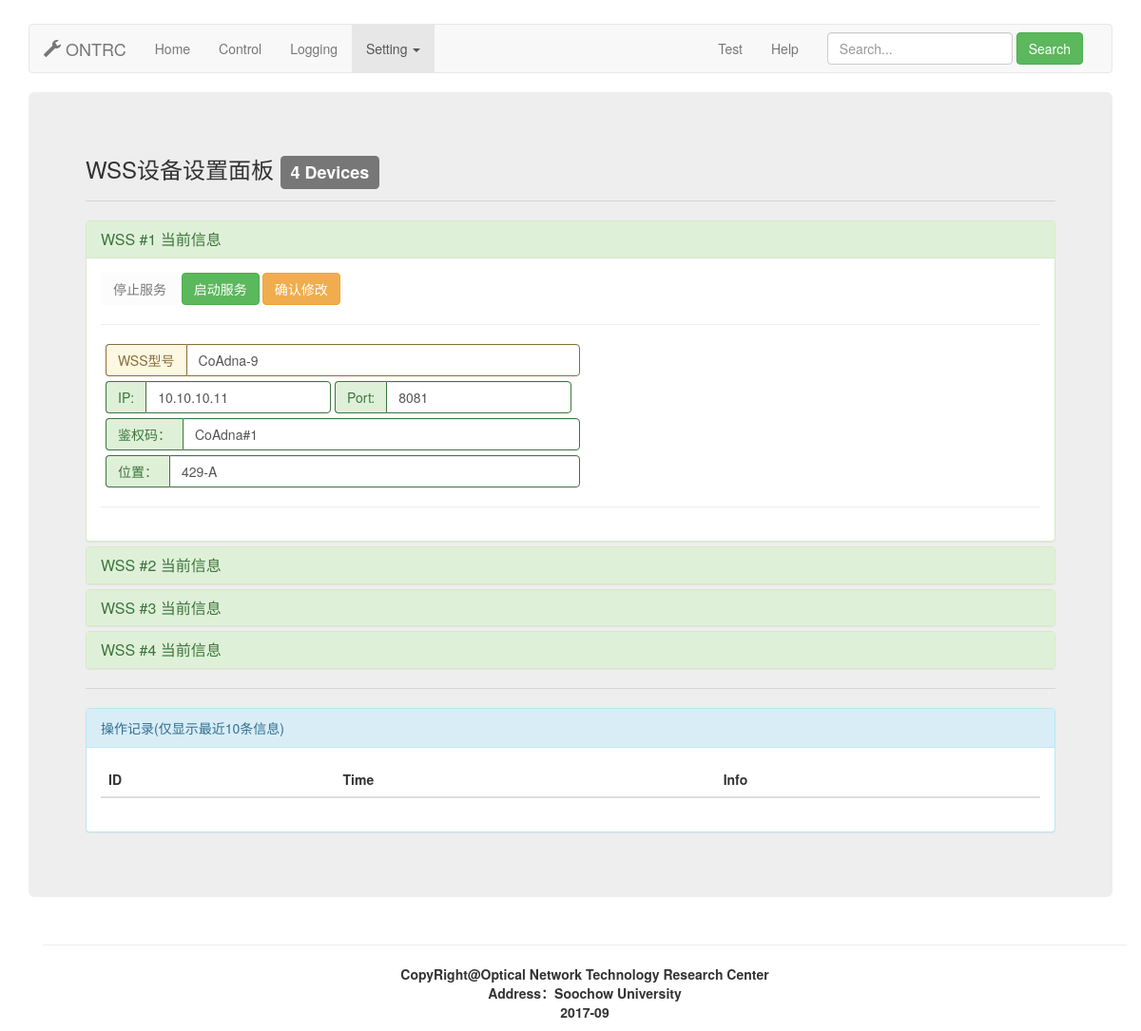
The page /wsssetting on the database as committed earlier.
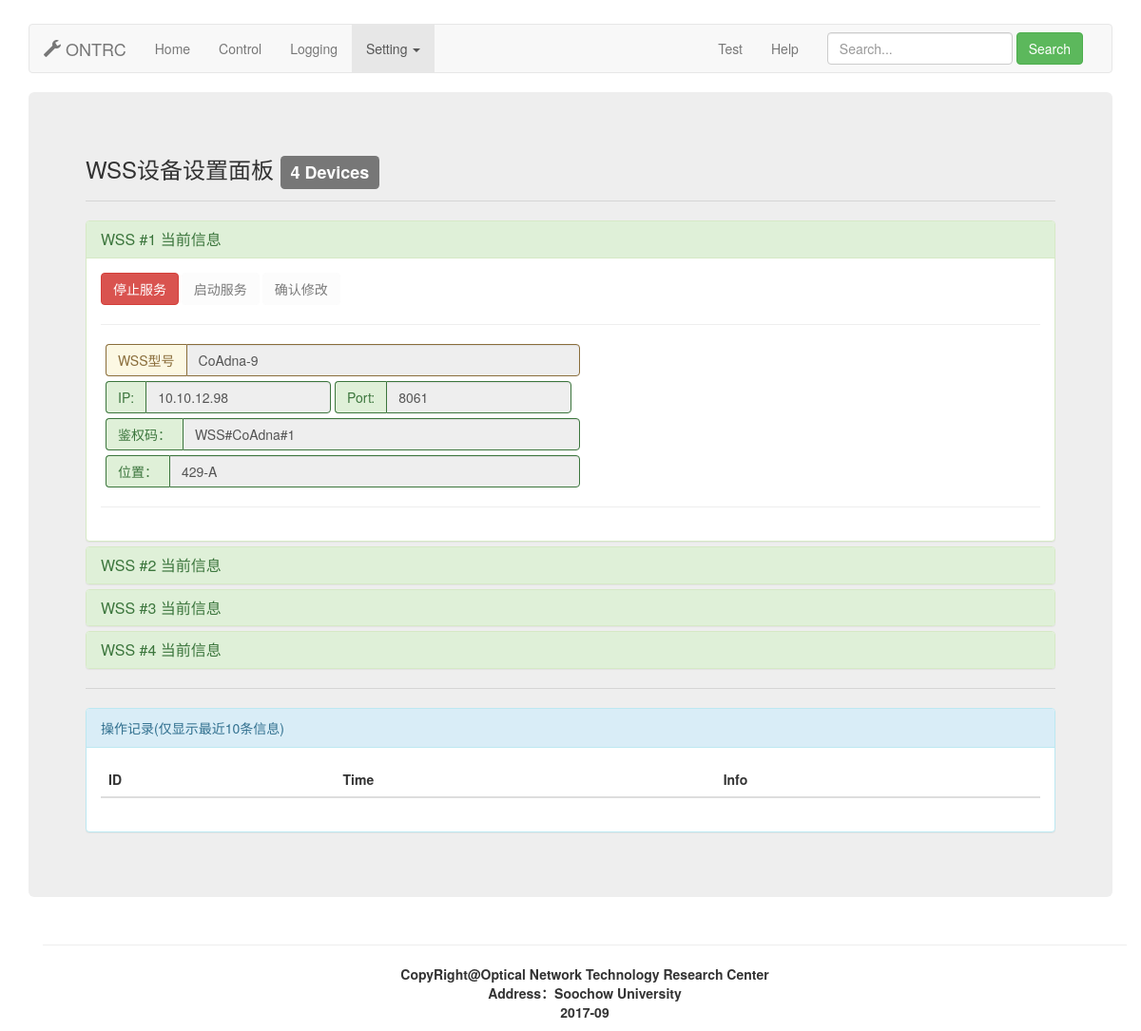
The same page on the database as committed later.
### Show/models.py (models this page shows, shortened)
class wssInfo(models.Model):
    wsstype = models.CharField(max_length=20)
    wssip = models.CharField(max_length=20)
    wssport = models.CharField(max_length=10)
    wsskey = models.CharField(max_length=20)
    wssright = models.CharField(max_length=10)
    wssstate = models.CharField(max_length=10)
    wsslocation = models.CharField(max_length=20)

### Show/viewWSSsetting.py (the view)
# urls.py: url(r'^wsssetting',viewWSSsetting.wsssetting),
def wsssetting(req):
    wssinfo1 = models.wssInfo.objects.filter(id=1)
    wssinfo2 = models.wssInfo.objects.filter(id=2)
    wssinfo3 = models.wssInfo.objects.filter(id=3)
    wssinfo4 = models.wssInfo.objects.filter(id=4)
    return render(req,"WSSsetting.html",{
        "wssinfo1":wssinfo1[0],"wssinfo2":wssinfo2[0],
        "wssinfo3": wssinfo3[0],"wssinfo4":wssinfo4[0]
    })

### templates/WSSsetting.html (shortened to what the changed rows need)
{% extends "base.html" %}
{% block MainContents %}
    <div class="panel-group" id="accordion" role="tablist" aria-multiselectable="true">
        <div class="panel panel-success">
            <div id="collapseOne" class="panel-collapse collapse in" role="tabpanel"
                 aria-labelledby="headingOne">
                <div class="panel-body">
                    <div class="row">
                        <div class="col-md-1">
                            <button type="button" class="btn btn-danger"
                                    id="stopserver1" value="1">停止服务</button>
                        </div>
                        <div class="col-md-1">
                            <button type="button" class="btn"
                                    id="startserver1" value="1" disabled>启动服务</button>
                        </div>
                        <div class="col-md-1">
                            <button type="button" class="btn"
                                    id="comformchange1" value="1" disabled>确认修改</button>
                        </div>
                    </div>
                    <div class="row" style="margin-left: 5px; margin-bottom: 5px">
                        <div class="col-md-6 input-group has-warning">
                          <span class="input-group-addon">WSS型号</span>
                          <input type="text" class="form-control wssinput1"
                                 value="{{ wssinfo1.wsstype }}" id="wsstype1" disabled>
                        </div>
                    </div>
                    <form class="form-inline" style="margin-left: 5px; margin-bottom: 5px">
                        <div class="form-group">
                            <div class="input-group has-success">
                                <div class="input-group-addon">IP:</div>
                                <input type="text" class="form-control wssinput1"
                                       value="{{ wssinfo1.wssip }}" id="wssip1" disabled>
                            </div>
                        </div>
                        <div class="form-group">
                            <div class="input-group has-success">
                                <div class="input-group-addon">Port:</div>
                                <input type="text" class="form-control wssinput1"
                                       value="{{ wssinfo1.wssport }}" id="wssport1" disabled>
                            </div>
                        </div>
                    </form>
                    <div class="row" style="margin-left: 5px; margin-bottom: 5px">
                        <div class="col-md-6 input-group has-success">
                          <span class="input-group-addon">鉴权码：</span>
                          <input type="text" class="form-control wssinput1"
                                 value="{{ wssinfo1.wsskey }}" id="wsskey1" disabled>
                        </div>
                    </div>
                    <div class="row" style="margin-left: 5px; margin-bottom: 5px">
                        <div class="col-md-6 input-group has-success">
                          <span class="input-group-addon">位置：</span>
                          <input type="text" class="form-control wssinput1"
                                 value="{{ wssinfo1.wsslocation }}" id="wsslocation1" disabled>
                        </div>
                    </div>
                </div>
            </div>
        </div>
    </div>
    <div class="panel panel-info">
        <div class="panel-body">
            <table class="table table-striped table-hover">
                <thead> <tr>
                    <th>ID</th> <th>Time</th> <th>Info</th>
                </tr> </thead>
            </table>
        </div>
    </div>
{% endblock %}

Rows that differ between the two databases and show on the page:
changed wssInfo "CoAdna-9": wssip "10.10.10.11" → "10.10.12.98"; wssport "8081" → "8061"; wsskey "CoAdna#1" → "WSS#CoAdna#1"
